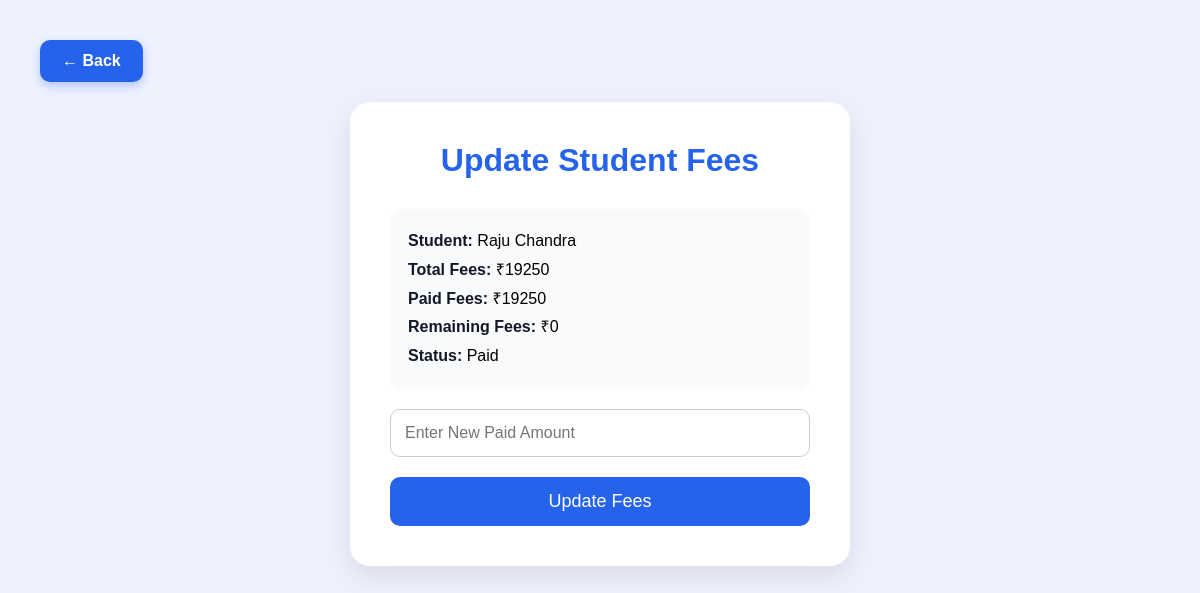
Screenshot of /update-fees/3/ with the database file from the repository.
### core/models.py (models this page shows, shortened)
class Fees(models.Model):
    student = models.ForeignKey(Register,on_delete=models.CASCADE)
    admission_fees = models.IntegerField()
    tuition_fees = models.IntegerField()
    exam_fees = models.IntegerField()
    dress_fees = models.IntegerField()
    book_fees = models.IntegerField()
    transport_fees = models.IntegerField()
    insurance_fees = models.IntegerField()
    total_fees = models.IntegerField()
    paid_fees = models.IntegerField()
    remaining_fees = models.IntegerField()
    status = models.CharField(max_length=20)

class Register(models.Model):
    ROLE_CHOICES = (
        ('Student','Student'),
        ('Teacher','Teacher'),
    )
    name = models.CharField(max_length=100)
    email = models.EmailField(unique=True)
    phone = models.CharField(max_length=15)
    role = models.CharField(max_length=20, choices=ROLE_CHOICES)
    password = models.CharField(max_length=100)
    address = models.TextField(null=True, blank=True)
    profile_image = models.ImageField(upload_to='profiles/',null=True,blank=True)

### core/views.py (the view, shortened to what this page needs)
# urls.py: path('update-fees/<int:id>/',views.update_fees,name='update_fees'),
def update_fees(request,id):
    fee = Fees.objects.get(id=id)
    message = ''
    context = {
        'fee':fee,
        'message':message
    }
    return render(request,'update_fees.html',context)

### templates/update_fees.html (shortened to what this page needs)
<!DOCTYPE html>
<html lang="en">
<head>
</head>
<body>
    <div class="top-section">
        <a href="/manage-fees/" class="back-btn">
            ← Back
        </a>
    </div>
    <div class="container">
    <div class="box">
        <h1>Update Student Fees</h1>
        <div class="info">
            <p><span>Student:</span> {{fee.student.name}}</p>
            <p><span>Total Fees:</span> ₹{{fee.total_fees}}</p>
            <p><span>Paid Fees:</span> ₹{{fee.paid_fees}}</p>
            <p><span>Remaining Fees:</span> ₹{{fee.remaining_fees}}</p>
            <p><span>Status:</span> {{fee.status}}</p>
        </div>
        <form method="POST">
            <input type="number"
                   name="new_paid_amount"
                   placeholder="Enter New Paid Amount">
            <button>
                Update Fees
            </button>
        </form>
    </div>
    </div>
</body>
</html>

### templates/update_fees.html (style rules this page uses)
* { margin:0; padding:0; box-sizing:border-box; font-family:Arial; }
body { background:#eef2ff; min-height:100vh; padding:40px; }
.top-section { margin-bottom:20px; }
.back-btn { background:#2563eb; color:white; padding:12px 22px; text-decoration:none; border-radius:10px; font-size:16px; font-weight:bold; display:inline-block; transition:0.3s; box-shadow:0 4px 10px rgba(37,99,235,0.3); }
.container { display:flex; justify-content:center; align-items:center; }
.box { width:500px; background:white; padding:40px; border-radius:20px; box-shadow:0 10px 30px rgba(0,0,0,0.1); }
h1 { text-align:center; margin-bottom:30px; color:#2563eb; }
.info { background:#f8fafc; padding:18px; border-radius:10px; margin-bottom:20px; line-height:1.8; }
.info span { font-weight:bold; color:#111827; }
input { width:100%; padding:14px; border:1px solid #ccc; border-radius:10px; margin-bottom:20px; font-size:16px; }
button { width:100%; padding:14px; border:none; border-radius:10px; background:#2563eb; color:white; font-size:18px; cursor:pointer; }

### rows the page displays
Fees: student.name "Raju Chandra", total_fees "19250", paid_fees "19250", remaining_fees "0", status "Paid"
